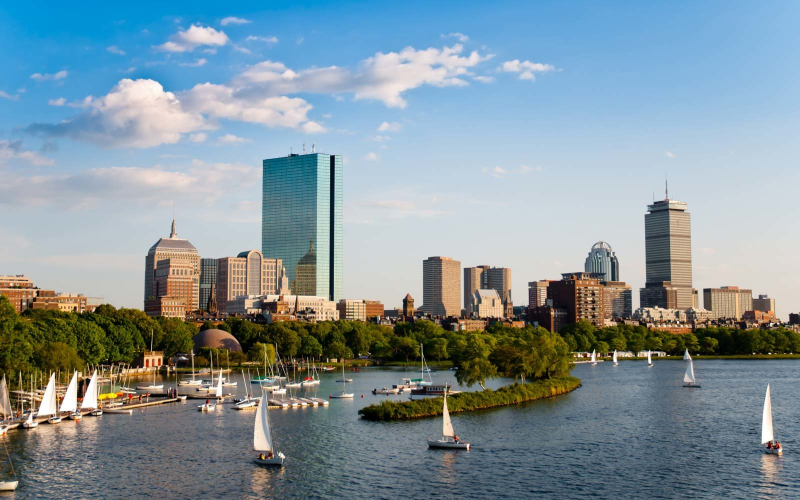
#> input picture OpenCV/Photos/boston.jpg, 1600 x 1000 px (shown at 1/2 size)
$ python transformation.py
#> lines starting #> are read from the running program, lines starting #| are printed output that depends on the picture
import cv2 as cv
import numpy as np

img = cv.imread('Photos/boston.jpg')
#> img is the input picture: shape (1000, 1600, 3); mean B, G, R 155.7, 147.9, 130.4
cv.imshow('Boston', img)

#Translation
def translate(img, x, y):
#> called with x = 100, y = 100
    transMat = np.float32([[1,0,x], [0,1,y]])
    dimensions = (img.shape[1], img.shape[0])
#> dimensions = (1600, 1000)
    return cv.warpAffine(img, transMat, dimensions)
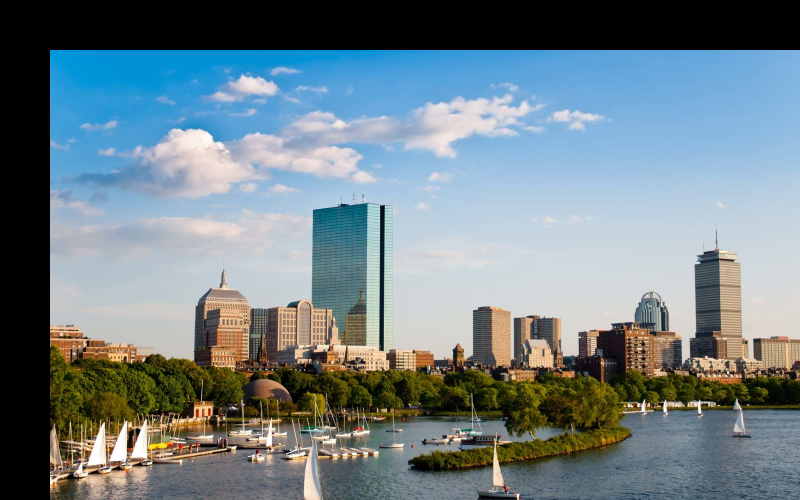
#> returned value: shape (1000, 1600, 3) (shown at 1/2 size); mean of channels 0, 1, 2 134.6, 128.2, 112.7; drawn as B, G, R

# -x left
# -y up
# x right
# y down

translated = translate(img, 100, 100) #right and down for 100px
cv.imshow('Translated right down', translated)

translated = translate(img, -100, 100) #left and down for 100px
#> call 2 of translate, with x = -100, y = 100
#> in translate (call 2), `return cv.warpAffine(img, transMat, dimensions)`:
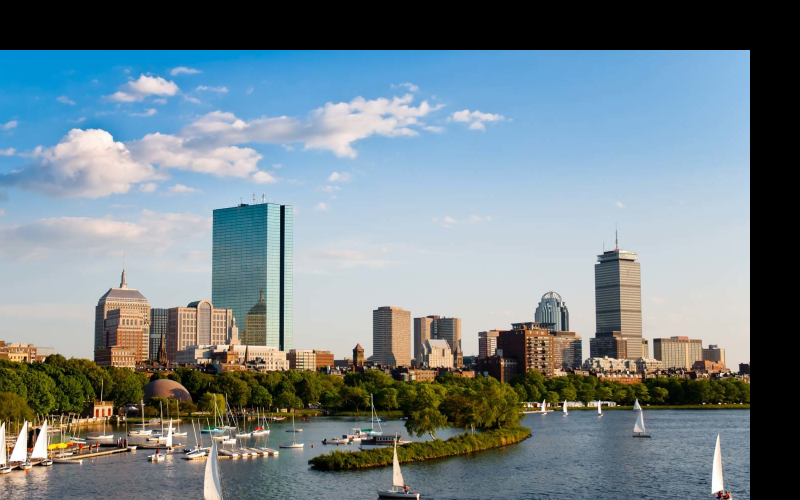
#> returned value: shape (1000, 1600, 3) (shown at 1/2 size); mean of channels 0, 1, 2 136.6, 130.1, 115.3; drawn as B, G, R
cv.imshow('Translated left down', translated)

#rotation
def rotate(img, angle, rotPoint = None):
#> called with angle = -45
    (height, width) = img.shape[:2]
#> height = 1000; width = 1600

    if rotPoint is None:
        rotPoint = (width//2, height//2)
#> rotPoint = (800, 500)

    rotMat = cv.getRotationMatrix2D(rotPoint, angle, 1.0)
    dimensions = (width,height)
#> dimensions = (1600, 1000)

    return  cv.warpAffine(img, rotMat, dimensions)
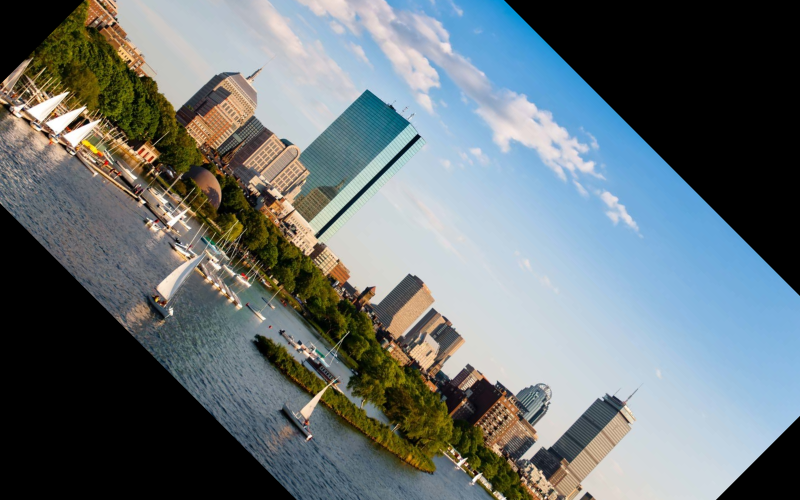
#> returned value: shape (1000, 1600, 3) (shown at 1/2 size); mean of channels 0, 1, 2 117, 114.3, 105; drawn as B, G, R

rotated = rotate(img, -45)
cv.imshow('Rotated', rotated)

rotated_rotated = rotate(rotated, -45) #dont do that, better directly add up the angles
#> call 2 of rotate, with angle = -45
#> in rotate (call 2), `return  cv.warpAffine(img, rotMat, dimensions)`:
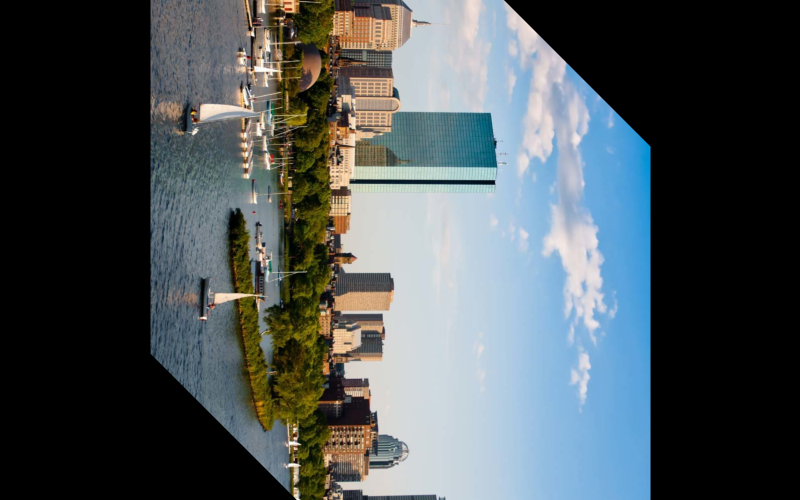
#> returned value: shape (1000, 1600, 3) (shown at 1/2 size); mean of channels 0, 1, 2 87, 84.1, 76.3; drawn as B, G, R
cv.imshow('Double Rotated', rotated_rotated)

#Resizing
resized = cv.resize(img, (500,500), interpolation=cv.INTER_CUBIC)
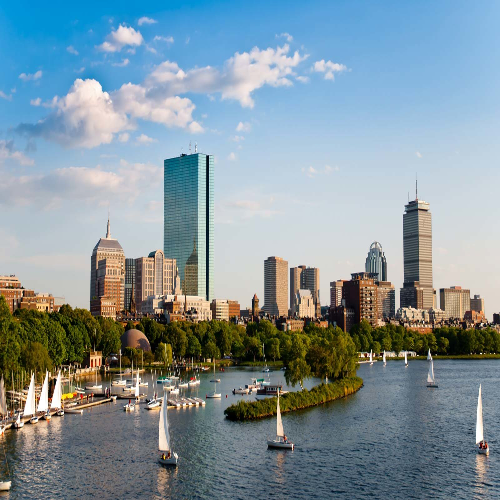
#> resized: shape (500, 500, 3); mean B, G, R 155.6, 147.9, 130.3
cv.imshow('Resized', resized)

#Flipping
flip = cv.flip(img, 0) #horizontal flip -> use 1 instead for vertical flip, -1 -> vertical & horizontal flip
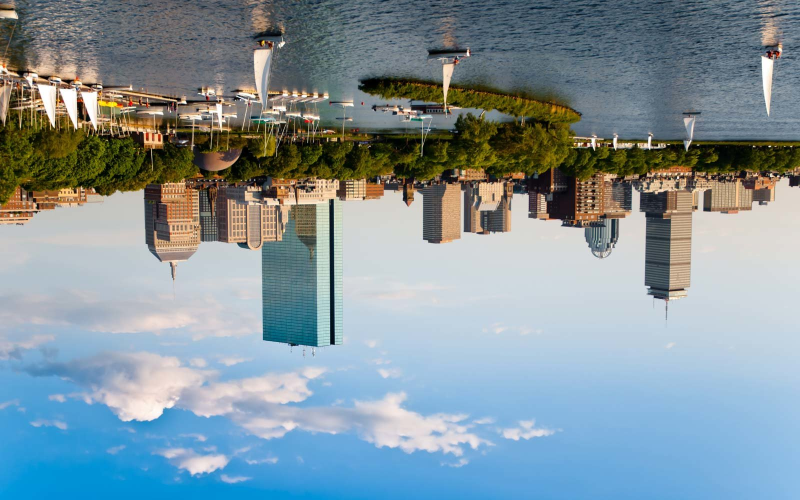
#> flip: shape (1000, 1600, 3) (shown at 1/2 size); mean B, G, R 155.7, 147.9, 130.4
cv.imshow('Flip', flip)

#cropping
cropped = img[200:400, 100:400]
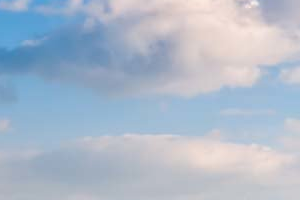
#> cropped: shape (200, 300, 3); mean B, G, R 202.3, 185.5, 172.2
cv.imshow('Cropped', cropped)

cv.waitKey(0)
